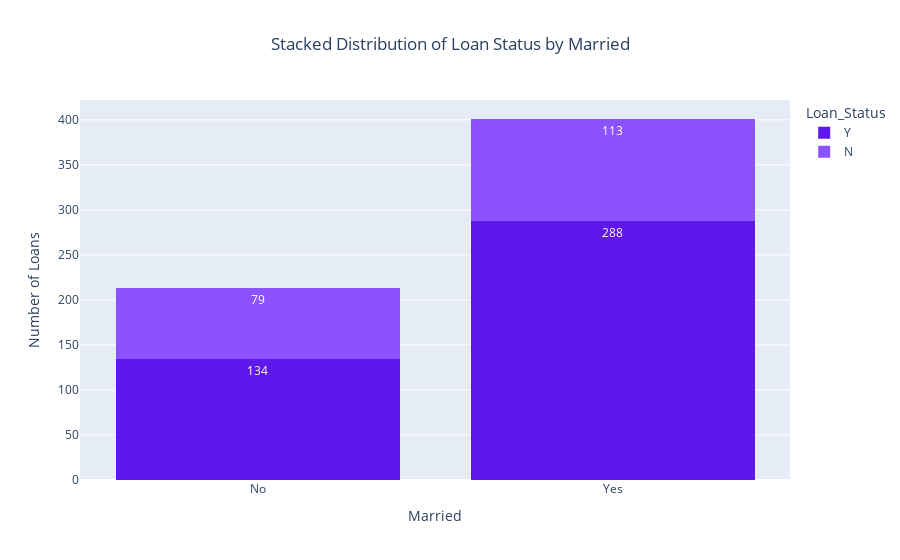

Notebook code for this chart:
### Code cell
# Define categories and corresponding colors
categories = ['Y', 'N']
category_colors = ['#5E18EB', '#8C52FF']
color_mapping = {'Y': category_colors[0], 'N': category_colors[1]}

# Plot the histogram with LoanAmount on the x-axis and stacked Loan_Status
fig = px.histogram(loan,
                   x="Married",
                   color="Loan_Status",
                   color_discrete_map=color_mapping, 
                   barmode='stack',  
                   title='Stacked Distribution of Loan Status by Married',
                   labels={'Married': 'Married'},
                   text_auto=True)  

# Update layout for centering the title and adjusting y-axis title
fig.update_layout(title_x=0.5, yaxis_title='Number of Loans')

# Show the plot
fig.show()

### Figure 1 — Plotly figure (JSON) as saved in the notebook; plotly's stock layout.template omitted (floating-point values rounded to 4 significant figures; data arrays with more than 128 entries replaced by an {"elided": "..."} marker saying what was removed)
{"data": [{"alignmentgroup": "True", "bingroup": "x", "hovertemplate": "Loan_Status=Y<br>Married=%{x}<br>count=%{y}<extra></extra>", "legendgroup": "Y", "marker": {"color": "#5E18EB", "pattern": {"shape": ""}}, "name": "Y", "offsetgroup": "Y", "orientation": "v", "showlegend": true, "texttemplate": "%{value}", "type": "histogram", "x": {"elided": "422 str values"}, "xaxis": "x", "yaxis": "y"}, {"alignmentgroup": "True", "bingroup": "x", "hovertemplate": "Loan_Status=N<br>Married=%{x}<br>count=%{y}<extra></extra>", "legendgroup": "N", "marker": {"color": "#8C52FF", "pattern": {"shape": ""}}, "name": "N", "offsetgroup": "N", "orientation": "v", "showlegend": true, "texttemplate": "%{value}", "type": "histogram", "x": {"elided": "192 str values"}, "xaxis": "x", "yaxis": "y"}], "layout": {"barmode": "stack", "legend": {"title": {"text": "Loan_Status"}, "tracegroupgap": 0}, "title": {"text": "Stacked Distribution of Loan Status by Married", "x": 0.5}, "xaxis": {"anchor": "y", "domain": [0, 1], "title": {"text": "Married"}}, "yaxis": {"anchor": "x", "domain": [0, 1], "title": {"text": "Number of Loans"}}}}
